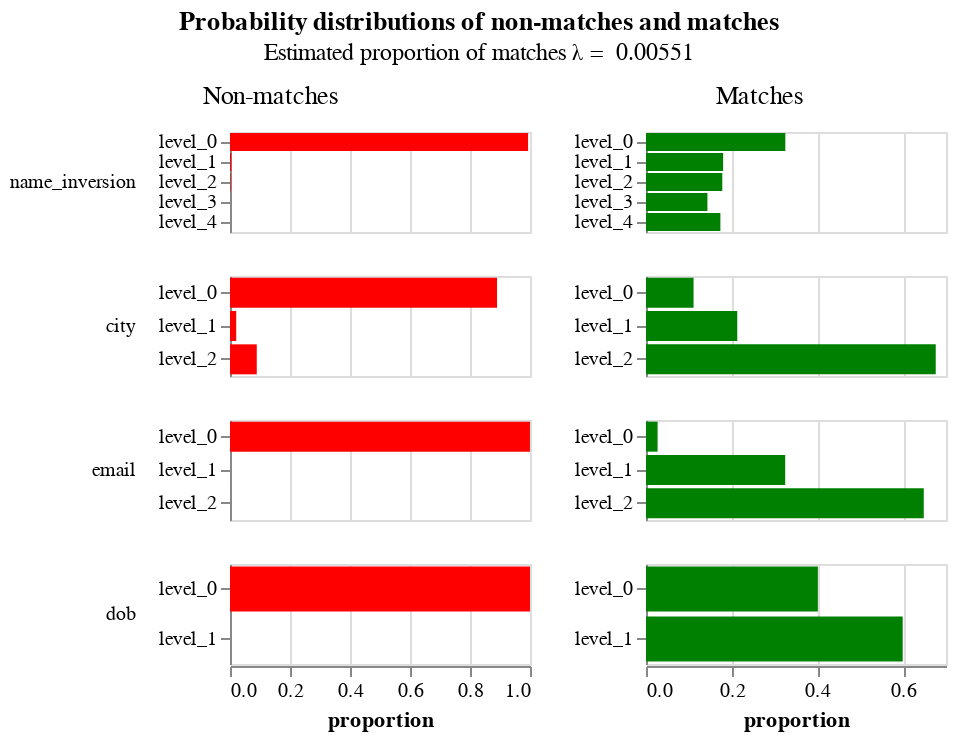

Notebook cell for this chart:
### Markdown cell above
The `params` property of the `linker` is an object that contains a lot of diagnostic information about how the match probability was computed.  The following cells demonstrate some of its functionality

### Code cell
model = linker.model
model.probability_distribution_chart()

### Figure 1 — Vega-Lite specification as saved in the notebook (floating-point values rounded to 4 significant figures)
{"$schema": "https://vega.github.io/schema/vega-lite/v4.json", "config": {"header": {"title": null}, "title": {"anchor": "middle", "offset": 10}, "view": {"continuousHeight": 300, "continuousWidth": 400, "height": 300, "width": 400}}, "data": {"name": "data-f306f12e00d3f5f049f79d2780a7ab73"}, "datasets": {"data-f306f12e00d3f5f049f79d2780a7ab73": [{"bayes_factor": 7866.0, "column_name": "name_inversion", "comparison_vector_value": "4", "gamma_column_name": "gamma_name_inversion", "gamma_index": 4, "is_null": false, "label": "level_4", "level_name": "level_4", "level_proportion": 0.0009782, "log2_bayes_factor": 12.94, "m_probability": 0.1736, "num_levels": 5, "sql_expr": "WHEN first_name_l = first_name_r AND surname_l = surname_r THEN 4", "u_probability": 2.207e-05}, {"bayes_factor": 10820.0, "column_name": "name_inversion", "comparison_vector_value": "3", "gamma_column_name": "gamma_name_inversion", "gamma_index": 3, "is_null": false, "label": "level_3", "level_name": "level_3", "level_proportion": 0.0008028, "log2_bayes_factor": 13.4, "m_probability": 0.1433, "num_levels": 5, "sql_expr": "WHEN first_name_l = surname_r AND surname_l = first_name_r THEN 3", "u_probability": 1.325e-05}, {"bayes_factor": 84.21, "column_name": "name_inversion", "comparison_vector_value": "2", "gamma_column_name": "gamma_name_inversion", "gamma_index": 2, "is_null": false, "label": "level_2", "level_name": "level_2", "level_proportion": 0.003083, "log2_bayes_factor": 6.396, "m_probability": 0.178, "num_levels": 5, "sql_expr": "WHEN first_name_l = first_name_r THEN 2", "u_probability": 0.002114}, {"bayes_factor": 43.14, "column_name": "name_inversion", "comparison_vector_value": "1", "gamma_column_name": "gamma_name_inversion", "gamma_index": 1, "is_null": false, "label": "level_1", "level_name": "level_1", "level_proportion": 0.00514, "log2_bayes_factor": 5.431, "m_probability": 0.18, "num_levels": 5, "sql_expr": "WHEN surname_l = surname_r THEN 1", "u_probability": 0.004172}, {"bayes_factor": 0.3272, "column_name": "name_inversion", "comparison_vector_value": "0", "gamma_column_name": "gamma_name_inversion", "gamma_index": 0, "is_null": false, "label": "level_0", "level_name": "level_0", "level_proportion": 0.99, "log2_bayes_factor": -1.612, "m_probability": 0.3251, "num_levels": 5, "sql_expr": "ELSE 0", "u_probability": 0.9937}, {"bayes_factor": 7.575, "column_name": "city", "comparison_vector_value": "2", "gamma_column_name": "gamma_city", "gamma_index": 2, "is_null": false, "label": "level_2", "level_name": "level_2", "level_proportion": 0.09247, "log2_bayes_factor": 2.921, "m_probability": 0.676, "num_levels": 3, "sql_expr": "WHEN JARO_WINKLER_SIM(city_l, city_r) >= 1.0 THEN 2", "u_probability": 0.08924}, {"bayes_factor": 10.3, "column_name": "city", "comparison_vector_value": "1", "gamma_column_name": "gamma_city", "gamma_index": 1, "is_null": false, "label": "level_1", "level_name": "level_1", "level_proportion": 0.02174, "log2_bayes_factor": 3.365, "m_probability": 0.213, "num_levels": 3, "sql_expr": "WHEN JARO_WINKLER_SIM(city_l, city_r) >= 0.88 THEN 1", "u_probability": 0.02068}, {"bayes_factor": 0.1247, "column_name": "city", "comparison_vector_value": "0", "gamma_column_name": "gamma_city", "gamma_index": 0, "is_null": false, "label": "level_0", "level_name": "level_0", "level_proportion": 0.8858, "log2_bayes_factor": -3.004, "m_probability": 0.111, "num_levels": 3, "sql_expr": "ELSE 0", "u_probability": 0.8901}, {"bayes_factor": 8538.0, "column_name": "email", "comparison_vector_value": "2", "gamma_column_name": "gamma_email", "gamma_index": 2, "is_null": false, "label": "level_2", "level_name": "level_2", "level_proportion": 0.003646, "log2_bayes_factor": 13.06, "m_probability": 0.6481, "num_levels": 3, "sql_expr": "WHEN JARO_WINKLER_SIM(email_l, email_r) >= 1.0 THEN 2", "u_probability": 7.591e-05}, {"bayes_factor": 26190.0, "column_name": "email", "comparison_vector_value": "1", "gamma_column_name": "gamma_email", "gamma_index": 1, "is_null": false, "label": "level_1", "level_name": "level_1", "level_proportion": 0.001802, "log2_bayes_factor": 14.68, "m_probability": 0.3248, "num_levels": 3, "sql_expr": "WHEN JARO_WINKLER_SIM(email_l, email_r) >= 0.88 THEN 1", "u_probability": 1.24e-05}, {"bayes_factor": 0.02708, "column_name": "email", "comparison_vector_value": "0", "gamma_column_name": "gamma_email", "gamma_index": 0, "is_null": false, "label": "level_0", "level_name": "level_0", "level_proportion": 0.9946, "log2_bayes_factor": -5.207, "m_probability": 0.02708, "num_levels": 3, "sql_expr": "ELSE 0", "u_probability": 0.9999}, {"bayes_factor": 14970.0, "column_name": "dob", "comparison_vector_value": "1", "gamma_column_name": "gamma_dob", "gamma_index": 1, "is_null": false, "label": "level_1", "level_name": "level_1", "level_proportion": 0.003339, "log2_bayes_factor": 13.87, "m_probability": 0.599, "num_levels": 2, "sql_expr": "WHEN dob_l = dob_r THEN 1", "u_probability": 4.001e-05}, {"bayes_factor": 0.4011, "column_name": "dob", "comparison_vector_value": "0", "gamma_column_name": "gamma_dob", "gamma_index": 0, "is_null": false, "label": "level_0", "level_name": "level_0", "level_proportion": 0.9967, "log2_bayes_factor": -1.318, "m_probability": 0.401, "num_levels": 2, "sql_expr": "ELSE 0", "u_probability": 1.0}]}, "hconcat": [{"encoding": {"color": {"value": "red"}, "row": {"field": "column_name", "header": {"labelAlign": "left", "labelAnchor": "middle", "labelAngle": 0}, "sort": {"field": "gamma_index"}, "type": "nominal"}, "tooltip": [{"field": "column_name", "type": "nominal"}, {"field": "level_name", "type": "ordinal"}, {"field": "u_probability", "format": ".4f", "type": "quantitative"}, {"field": "bayes_factor", "format": ".4f", "type": "quantitative"}, {"field": "level_proportion", "format": ".2%", "title": "Percentage of record comparisons in this level", "type": "nominal"}, {"field": "log2_bayes_factor", "format": ".4f", "type": "quantitative"}], "x": {"axis": {"title": "proportion"}, "field": "u_probability", "type": "quantitative"}, "y": {"axis": {"title": null}, "field": "label", "sort": {"field": "gamma_index"}, "type": "nominal"}}, "height": 50, "mark": "bar", "resolve": {"scale": {"y": "independent"}}, "title": {"fontWeight": "normal", "text": "Non-matches"}, "transform": [{"filter": "(datum.bayes_factor != 'unnecessary filter2 due to vega lite issue 4680')"}], "width": 150}, {"encoding": {"color": {"value": "green"}, "row": {"field": "column_name", "header": {"labels": false}, "sort": {"field": "gamma_index"}, "type": "nominal"}, "tooltip": [{"field": "column_name", "type": "nominal"}, {"field": "level_name", "type": "ordinal"}, {"field": "m_probability", "format": ".4f", "type": "quantitative"}, {"field": "bayes_factor", "format": ".4f", "type": "quantitative"}, {"field": "level_proportion", "format": ".2%", "title": "Percentage of record comparisons in this level", "type": "nominal"}, {"field": "log2_bayes_factor", "format": ".4f", "type": "quantitative"}], "x": {"axis": {"title": "proportion"}, "field": "m_probability", "type": "quantitative"}, "y": {"axis": {"title": null}, "field": "label", "sort": {"field": "gamma_index"}, "type": "nominal"}}, "height": 50, "mark": "bar", "resolve": {"scale": {"y": "independent"}}, "title": {"fontWeight": "normal", "text": "Matches"}, "transform": [{"filter": "(datum.bayes_factor != 'unnecessary filter due to vega lite issue 4680')"}], "width": 150}], "title": {"subtitle": "Estimated proportion of matches λ =  0.00551", "text": "Probability distributions of non-matches and matches "}, "transform": []}
